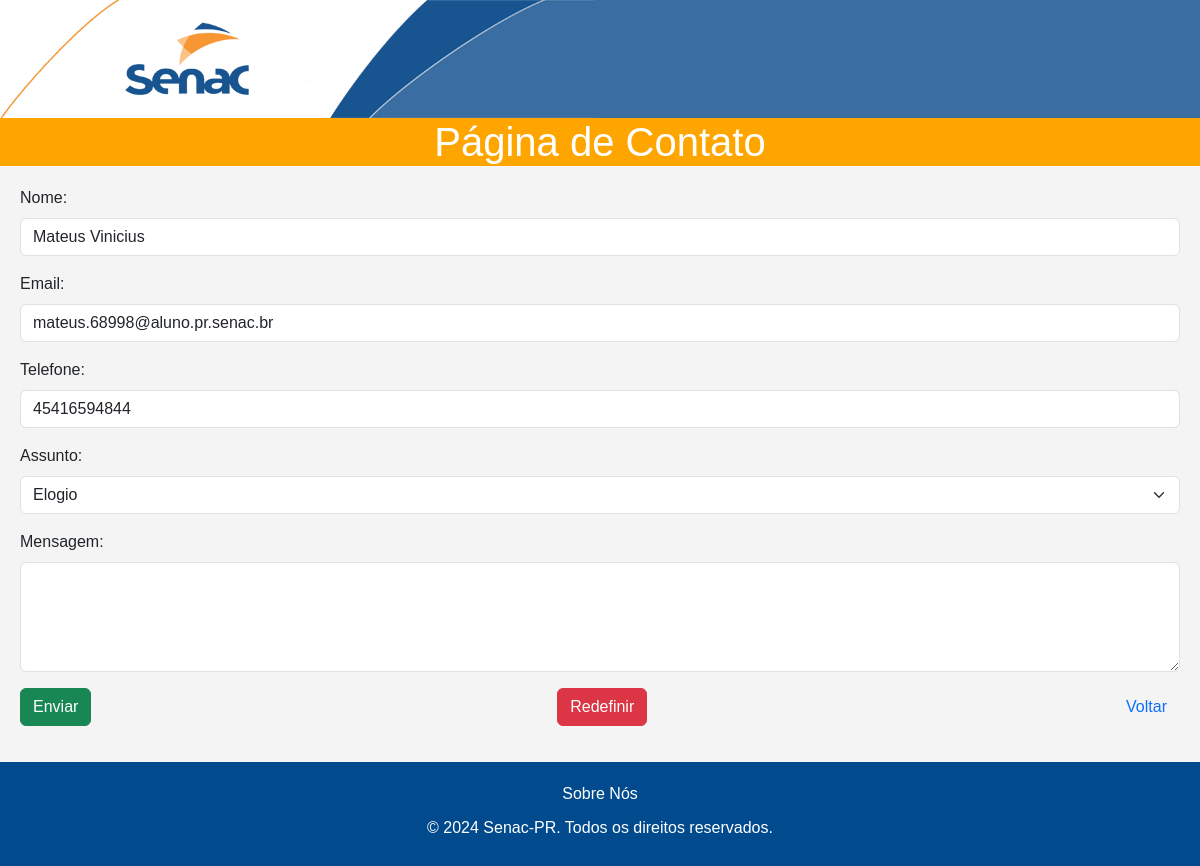
The page /teste_mateus/contato.php (signed in) on the database its author committed.
### tables this page shows
CREATE TABLE IF NOT EXISTS `clientes` (
  `id_clientes` int(11) NOT NULL AUTO_INCREMENT,
  `nome` varchar(200) NOT NULL,
  `curso` varchar(100) NOT NULL,
  `periodo` varchar(10) NOT NULL,
  `telefone` varchar(20) NOT NULL,
  `email` varchar(300) NOT NULL,
  `senha` varchar(300) NOT NULL,
  PRIMARY KEY (`id_clientes`)
);

### teste_mateus/contato.php (the view, shortened to what this page needs)
<?php
require("conexao.php");
$nome_cliente = "";
$email_cliente = "";
$telefone_cliente = "";
if (isset($_SESSION["id_cliente"])) {
    $stmt = $mysqli->prepare("SELECT nome, email, telefone FROM clientes WHERE id_clientes = ?");
    $stmt->bind_param("i", $_SESSION['id_cliente']);
    $stmt->execute();
    $stmt->bind_result($nome_cliente, $email_cliente, $telefone_cliente);
}
?>
<!DOCTYPE html>
<html lang="pt-br">
<head>
    <link href="https://cdn.jsdelivr.net/npm/bootstrap@5.3.3/dist/css/bootstrap.min.css" rel="stylesheet"
>
    <link rel="stylesheet" href="gabriell.css">
</head>
<body>
    <div class="row" style="background-color:#3a6da1;">
        <div class="col-md-12">
            <a href="">
                <img src="img/topo_site_bl1_2018.png" class="img-fluid" alt="Logo">
            </a>
        </div>
    </div>
    <div class="text-center">
        <h1 class="text-white" style="background-color: orange;">Página de Contato</h1>
    </div>
    <div class="container">
        <form action="" method="post">
            <div class="mb-3">
                <label for="bt_nome" class="form-label">Nome:</label>
                <input class="form-control" readonly type="text" name="bt_nome" id="bt_nome" value="<?php echo htmlspecialchars($nome_cliente); ?>" required>
            </div>
            <div class="mb-3">
                <label for="bt_email" class="form-label">Email:</label>
                <input class="form-control" readonly type="email" name="bt_email" id="bt_email" value="<?php echo htmlspecialchars($email_cliente); ?>" required>
            </div>
            <div class="mb-3">
                <label for="bt_telefone" class="form-label">Telefone:</label>
                <input class="form-control" type="text" name="bt_telefone" id="bt_telefone" value="<?php echo htmlspecialchars($telefone_cliente); ?>" required>
            </div>
            <div class="mb-3">
                <label for="bt_assunto" class="form-label">Assunto:</label>
                <select class="form-select" id="bt_assunto" name="bt_assunto" required>
                    <option value="Elogio">Elogio</option>
                </select>
            </div>
            <div class="mb-3">
                <label for="bt_mensagem" class="form-label">Mensagem:</label>
                <textarea class="form-control" name="bt_mensagem" id="bt_mensagem" rows="4" required></textarea>
            </div>
            <div class="d-flex flex-column flex-sm-row justify-content-between">
                <input class="btn btn-success" type="submit" value="Enviar">
                <input class="btn btn-danger mt-2 mt-sm-0" type="reset" value="Redefinir">
                <a href="area_cliente.php" class="btn btn-link text-decoration-none">Voltar</a>
            </div>
        </form>
    </div>
                <br><br><br><br><br>
    <footer class="text-center mt-4 d-none d-md-block">
        <div class="social-icons">
            <a href="#sobre">Sobre Nós</a>
        </div>
        <p>&copy; 2024 Senac-PR. Todos os direitos reservados.</p>
    </footer>
</body>
</html>

### teste_mateus/gabriell.css (style rules this page uses)
body { font-family: Arial, sans-serif; margin: 0; padding: 0; }
footer { background-color: #333; color: #fff; text-align: center; padding: 20px; position: relative; bottom: 0; width: 100%; }
footer a { color: #fff; text-decoration: none; }
.social-icons { margin: 10px 0; }
.social-icons a { margin: 0 5px; }
body { font-family: Arial, sans-serif; margin: 0; padding: 0; background-color: #f4f4f4; }
.container { max-width: 1200px; margin: 0 auto; padding: 20px; }
h1 { margin: 0; }
footer { background-color: #004A8D; color: #fff; text-align: center; padding: 10px 0; position: fixed; bottom: 0; width: 100%; }
footer { background-color: #004a8d; color: #fff; text-align: center; padding: 10px 0; bottom: 0; width: 100%; }

### rows shown on the page
clientes: bt_nome "Mateus Vinicius", bt_email "mateus.68998@aluno.pr.senac.br", bt_telefone "45416594844"
